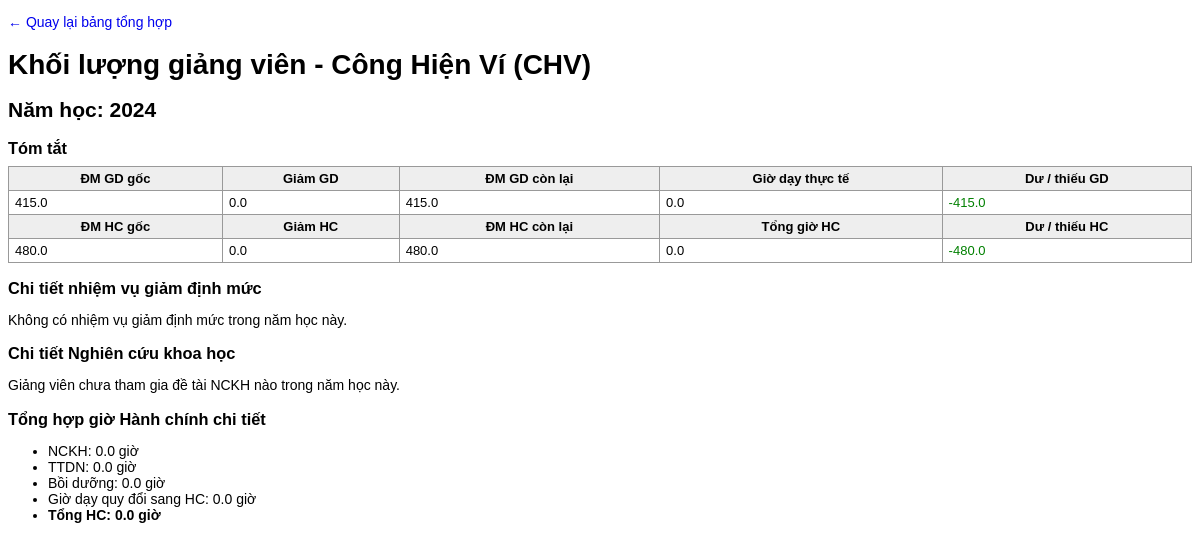
Screenshot of /timetable/instructor-workload/1/2/ with the database file from the repository.
### timetable/models.py (models this page shows, shortened)
class Instructor(models.Model):
    code = models.CharField(max_length=20, unique=True, verbose_name="Mã GV")
    name = models.CharField(max_length=100, verbose_name="Họ tên")
    department = models.ForeignKey(Department, on_delete=models.CASCADE, verbose_name="Thuộc Khoa")
    is_leader = models.BooleanField(default=False, verbose_name="Là Lãnh đạo (cờ tổng quát)")
    teaching_quota = models.FloatField(default=415, verbose_name="Định mức GIẢNG DẠY (Tiết)")
    admin_quota = models.FloatField(default=480, verbose_name="Định mức HÀNH CHÍNH (Giờ)")
    conversion_ratio = models.FloatField(default=3.2, verbose_name="Hệ số quy đổi giờ chuẩn → giờ HC")
    max_subjects_per_semester = models.IntegerField(
        default=3, verbose_name="Tối đa môn được phân dạy mỗi Học kỳ"
    )
    roles = models.ManyToManyField(
        InstructorRole, blank=True, verbose_name="Vai trò (ảnh hưởng giảm giờ chuẩn)"
    )
    allowed_majors = models.ManyToManyField(
        Major, blank=True, verbose_name="Được phân dạy cho các Ngành"
    )
    can_teach_general = models.BooleanField(
        default=False, verbose_name="Có dạy được các môn chung (đại cương)?"
    )
    competencies = models.ManyToManyField(
        Subject,
        through="InstructorCompetency",
        verbose_name="Khả năng giảng dạy (theo Môn)",
        blank=True,
    )
    class Meta:
        verbose_name_plural = "6. Quản lý Giảng viên"

class AcademicYear(models.Model):
    code = models.CharField(max_length=20, unique=True, verbose_name="Mã Năm học")
    note = models.TextField(blank=True, verbose_name="Ghi chú")
    class Meta:
        verbose_name_plural = "1. Quản lý Năm học"

### timetable/views.py (the view, shortened to what this page needs)
def instructor_workload_detail(request, instructor_id, year_id):
    academic_year = get_object_or_404(AcademicYear, id=year_id)
    instructor = get_object_or_404(Instructor, id=instructor_id)
    all_data = calculate_instructor_workload(academic_year)
    row = None
    for r in all_data:
        if r["instructor"].id == instructor.id:
            row = r
            break
    research_members = ResearchMember.objects.filter(
        instructor=instructor,
        project__year=academic_year,
    ).select_related("project", "project__category").order_by("project__topic_name")
    context = {
        "academic_year": academic_year,
        "instructor": instructor,
        "row": row,
        "research_members": research_members,
    }
    return render(request, "timetable/instructor_workload_detail.html", context)

### timetable/templates/timetable/instructor_workload_detail.html (shortened to what this page needs)
<!DOCTYPE html>
<html lang="vi">
<head>
</head>
<body>
    {% load math_filters %}
  <p>
    <a href="{% url 'timetable:instructor_workload' %}?academic_year={{ academic_year.id }}">&larr; Quay lại bảng tổng hợp</a>
  </p>
  <h1>Khối lượng giảng viên - {{ instructor.name }} ({{ instructor.code }})</h1>
  <h2>Năm học: {{ academic_year.code }}</h2>
  <h3>Tóm tắt</h3>
  <table>
    <tr>
      <th>ĐM GD gốc</th>
      <th>Giảm GD</th>
      <th>ĐM GD còn lại</th>
      <th>Giờ dạy thực tế</th>
      <th>Dư / thiếu GD</th>
    </tr>
    <tr>
      <td>{{ row.base_teaching_quota|floatformat:1 }}</td>
      <td>{{ row.teaching_reduced_hours|floatformat:1 }}</td>
      <td>{{ row.teaching_quota_adj|floatformat:1 }}</td>
      <td>{{ row.teaching_hours|floatformat:1 }}</td>
      <td>
        {% if row.teaching_overload > 0 %}
          <span class="overload">+{{ row.teaching_overload|floatformat:1 }}</span>
        {% else %}
          <span class="underload">{{ row.teaching_overload|floatformat:1 }}</span>
        {% endif %}
      </td>
    </tr>
    <tr>
      <th>ĐM HC gốc</th>
      <th>Giảm HC</th>
      <th>ĐM HC còn lại</th>
      <th>Tổng giờ HC</th>
      <th>Dư / thiếu HC</th>
    </tr>
    <tr>
      <td>{{ row.base_admin_quota|floatformat:1 }}</td>
      <td>{{ row.admin_reduced_hours|floatformat:1 }}</td>
      <td>{{ row.admin_quota_adj|floatformat:1 }}</td>
      <td>{{ row.admin_hours_total|floatformat:1 }}</td>
      <td>
        {% if row.admin_overload > 0 %}
          <span class="overload">+{{ row.admin_overload|floatformat:1 }}</span>
        {% else %}
          <span class="underload">{{ row.admin_overload|floatformat:1 }}</span>
        {% endif %}
      </td>
    </tr>
  </table>
  <h3>Chi tiết nhiệm vụ giảm định mức</h3>
  {% if row.duty_breakdown %}
    <table>
      <thead>
        <tr>
          <th>Nhiệm vụ</th>
          <th>Số tháng</th>
          <th>% giảm GD</th>
          <th>Giờ giảm GD</th>
          <th>% giảm HC</th>
          <th>Giờ giảm HC</th>
          <th>Ghi chú</th>
        </tr>
      </thead>
      <tbody>
        {% for b in row.duty_breakdown %}
          <tr>
            <td>{{ b.obj.reduction_type.name }}</td>
            <td>{{ b.months }}</td>
            <td>{{ b.teaching_percent }}</td>
            <td>{{ b.teaching_hours|floatformat:1 }}</td>
            <td>{{ b.admin_percent }}</td>
            <td>{{ b.admin_hours|floatformat:1 }}</td>
            <td>{{ b.obj.note }}</td>
          </tr>
        {% endfor %}
      </tbody>
    </table>
  {% else %}
    <p>Không có nhiệm vụ giảm định mức trong năm học này.</p>
  {% endif %}
  <h3>Chi tiết Nghiên cứu khoa học</h3>
  {% if research_members %}
    <table>
      <thead>
        <tr>
          <th>Đề tài</th>
          <th>Loại</th>
          <th>Vai trò</th>
          <th>Số lượng</th>
          <th>Giờ quy đổi của đề tài</th>
          <th>Tỷ lệ hưởng</th>
          <th>Giờ tính cho GV</th>
        </tr>
      </thead>
      <tbody>
        {% for m in research_members %}
          <tr>
            <td>{{ m.project.topic_name }}</td>
            <td>
              {% if m.project.category %}
                {{ m.project.category.name }}
                <small>({{ m.project.category.unit_label }})</small>
              {% endif %}
            </td>
            <td>
              {% if m.role == "CN" %}Chủ nhiệm{% else %}Cộng sự{% endif %}
            </td>
            <td>{{ m.project.quantity }}</td>
            <td>{{ m.project.hours|floatformat:1 }}</td>
            <td>
              {% if m.share_ratio %}
                {{ m.share_ratio|floatformat:2 }}
              {% else %}
                Tự chia (quy tắc 6:4/4:3:3...)
              {% endif %}
            </td>
            <td>
              {% if m.share_ratio %}
                {{ m.project.hours|floatformat:1 }} × {{ m.share_ratio|floatformat:2 }} ≈
                {{ m.project.hours|mul:m.share_ratio|floatformat:1 }}
              {% else %}
                (xem cột NCKH tổng ở phần tóm tắt)
              {% endif %}
            </td>
          </tr>
        {% endfor %}
      </tbody>
    </table>
  {% else %}
    <p>Giảng viên chưa tham gia đề tài NCKH nào trong năm học này.</p>
  {% endif %}
  <h3>Tổng hợp giờ Hành chính chi tiết</h3>
  <ul>
    <li>NCKH: {{ row.rp_hours|floatformat:1 }} giờ</li>
    <li>TTDN: {{ row.ei_hours|floatformat:1 }} giờ</li>
    <li>Bồi dưỡng: {{ row.pd_hours|floatformat:1 }} giờ</li>
    <li>Giờ dạy quy đổi sang HC: {{ row.teaching_to_admin_hours|floatformat:1 }} giờ</li>
    <li><strong>Tổng HC: {{ row.admin_hours_total|floatformat:1 }} giờ</strong></li>
  </ul>
</body>
</html>

### timetable/templates/timetable/instructor_workload_detail.html (style rules this page uses)
body { font-family: Arial, sans-serif; font-size: 14px; }
h1, h2, h3 { margin-bottom: 0.5rem; }
table { border-collapse: collapse; width: 100%; margin-top: 0.5rem; }
th, td { border: 1px solid #999; padding: 4px 6px; vertical-align: top; font-size: 13px; }
th { background: #eee; }
.underload { color: green; }
a { text-decoration: none; }

### rows the page displays
Instructor: name "Công Hiện Ví", code "CHV", base_teaching_quota "415.0", base_admin_quota "480.0"
AcademicYear: code "2024"

### other values shown
{{ row.teaching_reduced_hours|floatformat:1 }} "0.0"
{{ row.teaching_quota_adj|floatformat:1 }} "415.0"
{{ row.teaching_hours|floatformat:1 }} "0.0"
{{ row.teaching_overload|floatformat:1 }} "-415.0"
{{ row.admin_reduced_hours|floatformat:1 }} "0.0"
{{ row.admin_quota_adj|floatformat:1 }} "480.0"
{{ row.admin_hours_total|floatformat:1 }} "0.0"
{{ row.admin_overload|floatformat:1 }} "-480.0"
{{ row.rp_hours|floatformat:1 }} "0.0"
{{ row.ei_hours|floatformat:1 }} "0.0"
{{ row.pd_hours|floatformat:1 }} "0.0"
{{ row.teaching_to_admin_hours|floatformat:1 }} "0.0"
